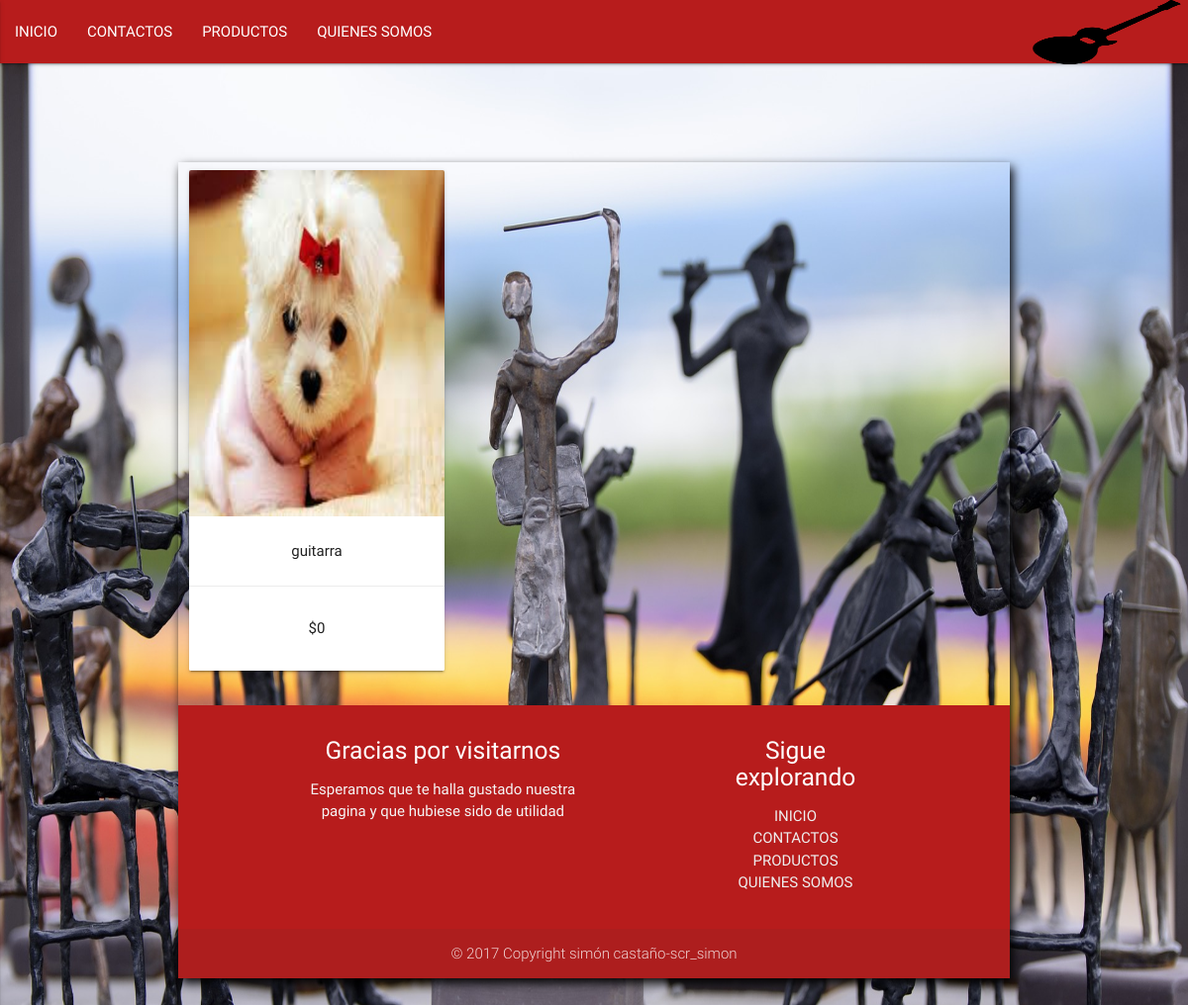
Screenshot of /PRODUCTOS.php with the database file from the repository.
### tables this page shows
CREATE TABLE `productos` (
  `codigo` int(20) NOT NULL,
  `nombre` varchar(40) NOT NULL,
  `cantidad` int(11) NOT NULL,
  `imagen` varchar(30) NOT NULL,
  `precioentrada` decimal(10,0) NOT NULL,
  `preciosalida` decimal(10,0) NOT NULL,
  `fechaingreso` varchar(30) NOT NULL
);

### PRODUCTOS.php (the view, shortened to what this page needs)
<?php   include('menu U.php'); ?>
         <SECTION class="contenido">
  <?php
        include('config/conexion.php');
        $sql="SELECT * FROM productos";
        $ejecutar=$conexion->query($sql);
        echo "<div class='row'>";
        while ($filas=$ejecutar->fetch_row()) {
       echo
        "<div class='col s12 m4'>
        <div class='card'>
        <div class='card-image'>
          <img src='$filas[3]' height='350' width='500'  >
          </div>
          <div class='card-content'>
          <p>$filas[1]</p>
          </div>
          <div class='card-action'>
          <p>$".number_format($filas[5])."</p>
          </div>
          </div>
          </div>";
        }
        echo '</div';
         ?>
      </SECTION>
    </body>
   <?php include('pie U.php')  ; ?>

### PRODUCTOS.php (style rules this page uses)
body { background: url("img/fondo.jpg"); background-size: 100% 100% ; }

### rows the page displays
productos: imagen (picture), nombre "guitarra", preciosalida "0"
